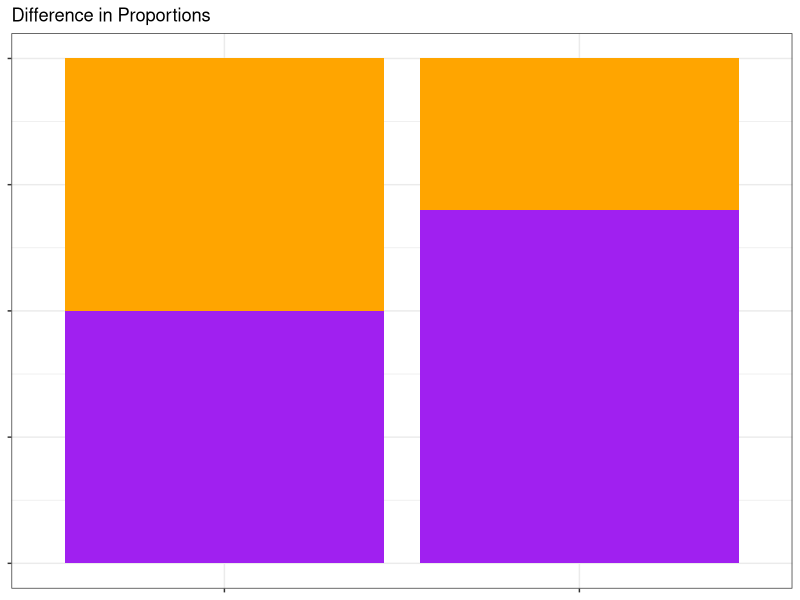
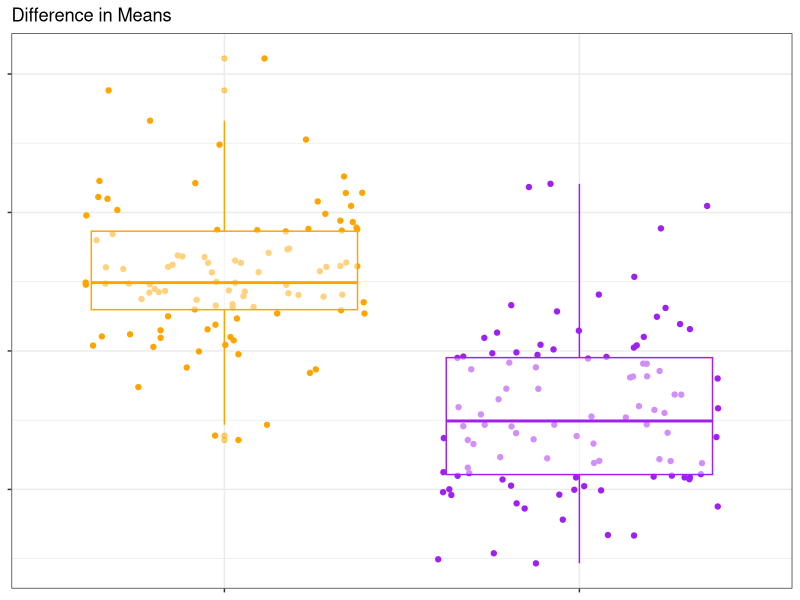
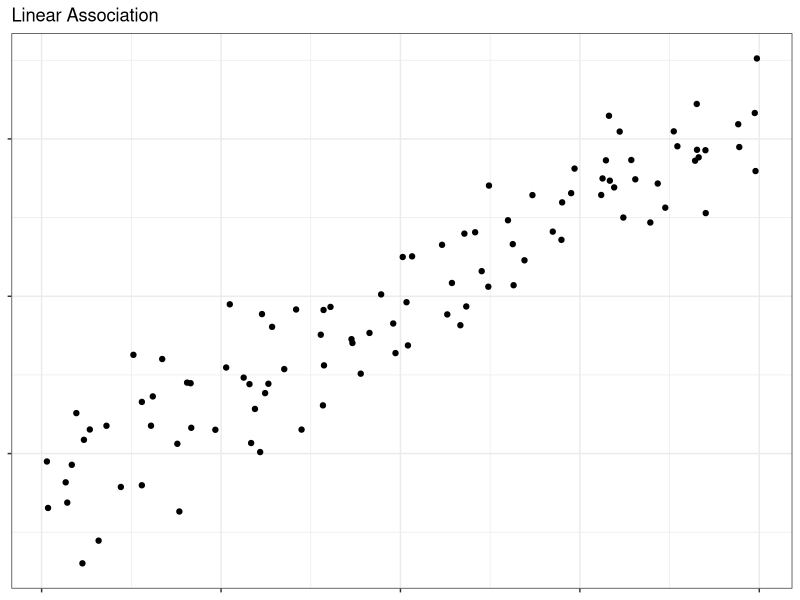

These figures' R source, in order:
## ---- chunk 1

library(ggplot2)
library(tidyverse)
knitr::opts_chunk$set(dpi=300, message = F, warning = F, echo = F, fig.width = 8, fig.height = 4, out.width = "80%", fig.align = "center", cache = T)
theme_set(theme_bw())
## ---- chunk 2
tibble(group = rep(c("A", "B"), each = 2),
       resp = rep(c(1, 2), times = 2),
       prop = c(.5, .5, .3, .7)) %>%
  ggplot(aes(x = group, fill = factor(resp), weight = prop)) + geom_bar(position = "stack") + theme(axis.title = element_blank(), axis.text = element_blank()) + scale_fill_manual(values = c("orange", "purple"), guide = F) + ggtitle("Difference in Proportions")
tibble(group = rep(c("A", "B"), each = 100), 
       obs = c(rnorm(100, 5, 1), rnorm(100, 3, 1))) %>%
  ggplot(aes(x = group, y = obs, color = group)) + geom_jitter() + geom_boxplot(fill = "white", alpha = .5) + theme(axis.title = element_blank(), axis.text = element_blank()) + scale_color_manual(values = c("orange", "purple"), guide = F) + ggtitle("Difference in Means")
tibble(x = seq(-5, 5, length.out = 100) + rnorm(100, 0, .2),
       y = x + rnorm(100, sd = 1)) %>%
  ggplot(aes(x = x, y = y)) + geom_point() + theme(axis.title = element_blank(), axis.text = element_blank()) + ggtitle("Linear Association")
